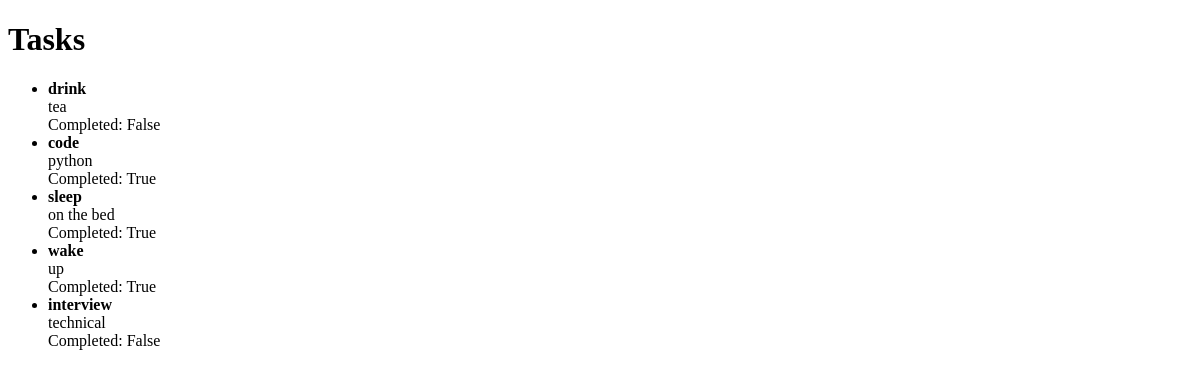
The page /taskManager/tasks-db/ on the database as committed earlier.
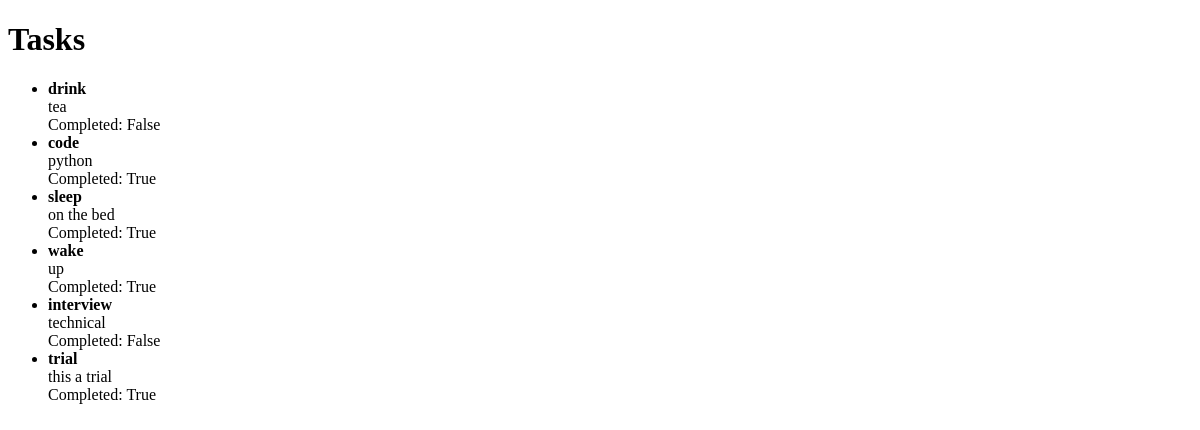
The same page on the database as committed later.
### Task_Management_app/models.py (models this page shows, shortened)
class Task(models.Model):
       title = models.CharField(max_length=100)
       description = models.TextField()
       completed = models.BooleanField(default=False)

### Task_Management_app/views.py (the view)
# urls.py: path('tasks-db/', task_list_db, name='task_list_db'),  # Using the database
def task_list_db(request):
    tasks = Task.objects.all()  # Query the database
    return render(request, 'tasks.html', {'tasks': tasks})

### Task_Management_app/templates/tasks.html (shortened to what this page needs)
<!DOCTYPE html>
<html lang="en">
  <head>
  </head>
  <body>
    <h1>Tasks</h1>
    <ul>
      {% for task in tasks %}
      <li>
        <strong>{{ task.title }}</strong><br />
        {{ task.description }}<br />
        Completed: {{ task.completed }}
      </li>
      {% empty %}
      <li>No tasks found.</li>
      {% endfor %}
    </ul>
  </body>
</html>

Rows that differ between the two databases and show on the page:
added Task: title "trial", description "this a trial", completed "True"
